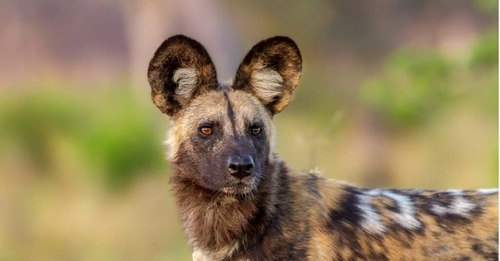
#> input picture data/image.jpg, 500 x 261 px
$ python grayscale.py
#> lines starting #> are read from the running program, lines starting #| are printed output that depends on the picture
import numpy as np
from PIL import Image

# load image
image = Image.open("../data/image.jpg")
#> image is the input picture: PIL image 500x261 RGB; mean R, G, B 148, 129.8, 93.2
data = np.asarray(image)

# initialize a temporary array with size of data but no 3rd RGB dimension
grayscaleArray = np.zeros(shape=(data.shape[0], data.shape[1]), dtype=int)

x = 0
for row in data:

    y = 0
    for pixel in row:

        # max pool from RGB values
        gray = int(np.max(pixel))

        ## avg pool from RGB values
        # gray = int(np.mean(pixel))

        grayscaleArray[x][y] = gray
        y += 1
    x += 1
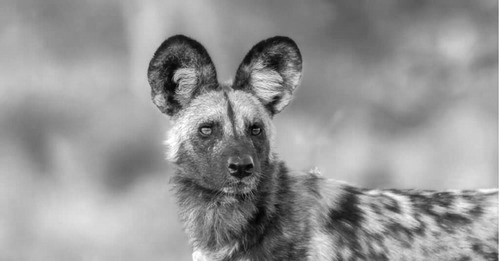
#> grayscaleArray: shape (261, 500) int64; min 1, max 255, mean 149.5
#> after the loop, x = 261

# save image
im = Image.fromarray(grayscaleArray.astype(np.uint8))
im.save("../output/gray_max_pool.jpeg")
